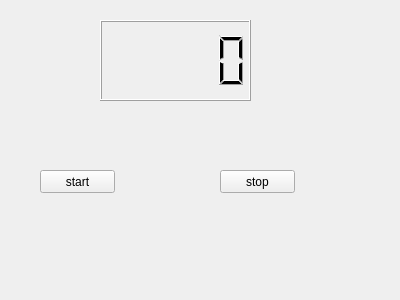
<?xml version="1.0" encoding="UTF-8"?>
<ui version="4.0">
 <class>TimeWidget</class>
 <widget class="QWidget" name="TimeWidget">
  <property name="geometry">
   <rect>
    <x>0</x>
    <y>0</y>
    <width>400</width>
    <height>300</height>
   </rect>
  </property>
  <property name="windowTitle">
   <string>TimeWidget</string>
  </property>
  <widget class="QLCDNumber" name="lcdNumber">
   <property name="geometry">
    <rect>
     <x>100</x>
     <y>20</y>
     <width>151</width>
     <height>81</height>
    </rect>
   </property>
  </widget>
  <widget class="QPushButton" name="pushButtonStart">
   <property name="geometry">
    <rect>
     <x>40</x>
     <y>170</y>
     <width>75</width>
     <height>23</height>
    </rect>
   </property>
   <property name="text">
    <string>start</string>
   </property>
  </widget>
  <widget class="QPushButton" name="pushButtonStop">
   <property name="geometry">
    <rect>
     <x>220</x>
     <y>170</y>
     <width>75</width>
     <height>23</height>
    </rect>
   </property>
   <property name="text">
    <string>stop</string>
   </property>
  </widget>
 </widget>
 <layoutdefault spacing="6" margin="11"/>
 <resources/>
 <connections/>
</ui>
